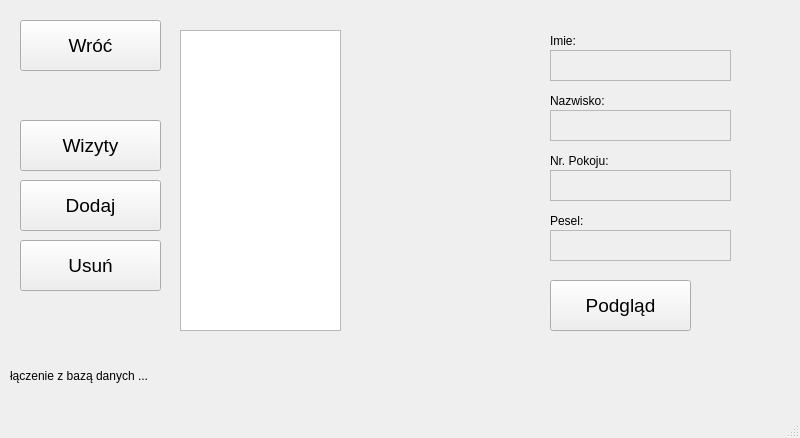
<?xml version="1.0" encoding="UTF-8"?>
<ui version="4.0">
 <class>MainWindow</class>
 <widget class="QMainWindow" name="MainWindow">
  <property name="geometry">
   <rect>
    <x>0</x>
    <y>0</y>
    <width>800</width>
    <height>438</height>
   </rect>
  </property>
  <property name="windowTitle">
   <string>MainWindow</string>
  </property>
  <widget class="QWidget" name="centralwidget">
   <widget class="QPushButton" name="pushButton_3">
    <property name="enabled">
     <bool>true</bool>
    </property>
    <property name="geometry">
     <rect>
      <x>20</x>
      <y>180</y>
      <width>141</width>
      <height>51</height>
     </rect>
    </property>
    <property name="font">
     <font>
      <pointsize>14</pointsize>
     </font>
    </property>
    <property name="text">
     <string>Dodaj</string>
    </property>
   </widget>
   <widget class="QPushButton" name="pushButton_2">
    <property name="enabled">
     <bool>true</bool>
    </property>
    <property name="geometry">
     <rect>
      <x>20</x>
      <y>240</y>
      <width>141</width>
      <height>51</height>
     </rect>
    </property>
    <property name="font">
     <font>
      <pointsize>14</pointsize>
     </font>
    </property>
    <property name="text">
     <string>Usuń</string>
    </property>
   </widget>
   <widget class="QLabel" name="label">
    <property name="enabled">
     <bool>true</bool>
    </property>
    <property name="geometry">
     <rect>
      <x>10</x>
      <y>360</y>
      <width>291</width>
      <height>31</height>
     </rect>
    </property>
    <property name="text">
     <string>łączenie z bazą danych ...</string>
    </property>
   </widget>
   <widget class="QListWidget" name="listWidget">
    <property name="geometry">
     <rect>
      <x>180</x>
      <y>30</y>
      <width>161</width>
      <height>301</height>
     </rect>
    </property>
   </widget>
   <widget class="QLabel" name="err_label">
    <property name="enabled">
     <bool>true</bool>
    </property>
    <property name="geometry">
     <rect>
      <x>180</x>
      <y>340</y>
      <width>191</width>
      <height>31</height>
     </rect>
    </property>
    <property name="text">
     <string/>
    </property>
   </widget>
   <widget class="QLabel" name="zdj_pacjenta">
    <property name="geometry">
     <rect>
      <x>360</x>
      <y>30</y>
      <width>171</width>
      <height>211</height>
     </rect>
    </property>
    <property name="text">
     <string/>
    </property>
   </widget>
   <widget class="QTextEdit" name="textEdit">
    <property name="enabled">
     <bool>false</bool>
    </property>
    <property name="geometry">
     <rect>
      <x>550</x>
      <y>50</y>
      <width>181</width>
      <height>31</height>
     </rect>
    </property>
    <property name="mouseTracking">
     <bool>false</bool>
    </property>
    <property name="readOnly">
     <bool>false</bool>
    </property>
   </widget>
   <widget class="QLabel" name="label_imie">
    <property name="geometry">
     <rect>
      <x>550</x>
      <y>30</y>
      <width>141</width>
      <height>21</height>
     </rect>
    </property>
    <property name="text">
     <string>Imie:</string>
    </property>
   </widget>
   <widget class="QLabel" name="label_nazwisko">
    <property name="geometry">
     <rect>
      <x>550</x>
      <y>90</y>
      <width>141</width>
      <height>21</height>
     </rect>
    </property>
    <property name="text">
     <string>Nazwisko:</string>
    </property>
   </widget>
   <widget class="QTextEdit" name="textEdit_2">
    <property name="enabled">
     <bool>false</bool>
    </property>
    <property name="geometry">
     <rect>
      <x>550</x>
      <y>110</y>
      <width>181</width>
      <height>31</height>
     </rect>
    </property>
    <property name="mouseTracking">
     <bool>false</bool>
    </property>
    <property name="readOnly">
     <bool>false</bool>
    </property>
   </widget>
   <widget class="QLabel" name="label_nr_2">
    <property name="geometry">
     <rect>
      <x>550</x>
      <y>150</y>
      <width>141</width>
      <height>21</height>
     </rect>
    </property>
    <property name="text">
     <string>Nr. Pokoju:</string>
    </property>
   </widget>
   <widget class="QTextEdit" name="textEdit_3">
    <property name="enabled">
     <bool>false</bool>
    </property>
    <property name="geometry">
     <rect>
      <x>550</x>
      <y>170</y>
      <width>181</width>
      <height>31</height>
     </rect>
    </property>
    <property name="mouseTracking">
     <bool>false</bool>
    </property>
    <property name="readOnly">
     <bool>false</bool>
    </property>
   </widget>
   <widget class="QLabel" name="label_pesel">
    <property name="geometry">
     <rect>
      <x>550</x>
      <y>210</y>
      <width>141</width>
      <height>21</height>
     </rect>
    </property>
    <property name="text">
     <string>Pesel:</string>
    </property>
   </widget>
   <widget class="QTextEdit" name="textEdit_4">
    <property name="enabled">
     <bool>false</bool>
    </property>
    <property name="geometry">
     <rect>
      <x>550</x>
      <y>230</y>
      <width>181</width>
      <height>31</height>
     </rect>
    </property>
    <property name="mouseTracking">
     <bool>false</bool>
    </property>
    <property name="readOnly">
     <bool>false</bool>
    </property>
   </widget>
   <widget class="QPushButton" name="back">
    <property name="enabled">
     <bool>true</bool>
    </property>
    <property name="geometry">
     <rect>
      <x>20</x>
      <y>20</y>
      <width>141</width>
      <height>51</height>
     </rect>
    </property>
    <property name="font">
     <font>
      <pointsize>14</pointsize>
     </font>
    </property>
    <property name="text">
     <string>Wróć</string>
    </property>
   </widget>
   <widget class="QPushButton" name="edit">
    <property name="enabled">
     <bool>true</bool>
    </property>
    <property name="geometry">
     <rect>
      <x>550</x>
      <y>280</y>
      <width>141</width>
      <height>51</height>
     </rect>
    </property>
    <property name="font">
     <font>
      <pointsize>14</pointsize>
     </font>
    </property>
    <property name="text">
     <string>Podgląd</string>
    </property>
   </widget>
   <widget class="QPushButton" name="wizyty">
    <property name="enabled">
     <bool>true</bool>
    </property>
    <property name="geometry">
     <rect>
      <x>20</x>
      <y>120</y>
      <width>141</width>
      <height>51</height>
     </rect>
    </property>
    <property name="font">
     <font>
      <pointsize>14</pointsize>
     </font>
    </property>
    <property name="text">
     <string>Wizyty</string>
    </property>
   </widget>
  </widget>
  <widget class="QMenuBar" name="menubar">
   <property name="geometry">
    <rect>
     <x>0</x>
     <y>0</y>
     <width>800</width>
     <height>22</height>
    </rect>
   </property>
  </widget>
  <widget class="QStatusBar" name="statusbar"/>
 </widget>
 <resources/>
 <connections/>
</ui>
